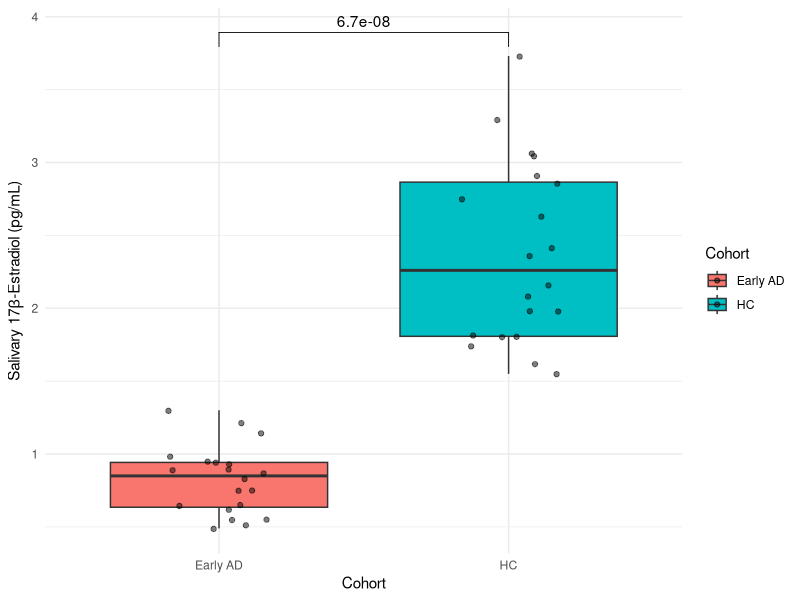
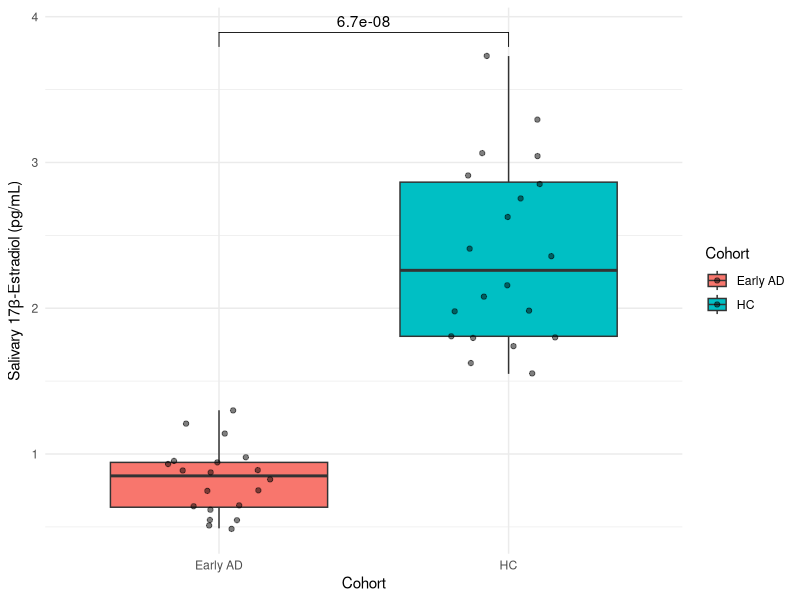

These charts were generated, in order, by the following R code:
library(dplyr)
library(ggplot2)
library(ggpubr)

clinical_data <- read.csv("../data/processed/clinical_metadata.csv")

shapiro_results <- clinical_data %>%
  summarise(across(c(Age, BMI, MoCA, MMSE, CAL_mm, PPD_mm, BOP_pct, Estradiol_pg_mL),
                   ~ shapiro.test(.x)$p.value))

baseline_stats <- clinical_data %>%
  group_by(Cohort) %>%
  summarise(across(c(Age, BMI, MoCA, MMSE, CAL_mm, PPD_mm, BOP_pct, Estradiol_pg_mL),
                   list(mean = mean, sd = sd, median = median, iqr = IQR)))

perform_tests <- function(var_name) {
  test_res <- wilcox.test(clinical_data[[var_name]] ~ clinical_data$Cohort)
  return(test_res$p.value)
}

vars_to_test <- c("Age", "BMI", "MoCA", "MMSE", "CAL_mm", "PPD_mm", "BOP_pct", "Estradiol_pg_mL")
p_values <- sapply(vars_to_test, perform_tests)
p_adjusted <- p.adjust(p_values, method = "BH")

results_table <- data.frame(Variable = vars_to_test, P_Value = p_values, P_Adj = p_adjusted)

ggplot(clinical_data, aes(x = Cohort, y = Estradiol_pg_mL, fill = Cohort)) +
  geom_boxplot() +
  geom_jitter(width = 0.2, alpha = 0.5) +
  theme_minimal() +
  labs(y = expression("Salivary 17"*beta*"-Estradiol (pg/mL)")) +
  stat_compare_means(method = "wilcox.test", comparisons = list(c("Early AD", "HC")))

ggsave("../data/processed/estradiol_boxplot.png", width = 6, height = 5)
